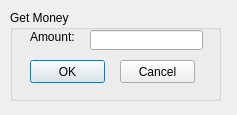
<?xml version="1.0" encoding="UTF-8"?>
<ui version="4.0">
 <class>getMoneyDialog</class>
 <widget class="QDialog" name="getMoneyDialog">
  <property name="geometry">
   <rect>
    <x>0</x>
    <y>0</y>
    <width>237</width>
    <height>115</height>
   </rect>
  </property>
  <property name="windowTitle">
   <string>Get Money info</string>
  </property>
  <property name="windowIcon">
   <iconset>
    <normaloff>../icons/cake_heap_icon.gif</normaloff>../icons/cake_heap_icon.gif</iconset>
  </property>
  <widget class="QGroupBox" name="getMoneyBox">
   <property name="geometry">
    <rect>
     <x>10</x>
     <y>10</y>
     <width>211</width>
     <height>91</height>
    </rect>
   </property>
   <property name="title">
    <string>Get Money</string>
   </property>
   <widget class="QLineEdit" name="amountLineEdit">
    <property name="geometry">
     <rect>
      <x>80</x>
      <y>20</y>
      <width>113</width>
      <height>20</height>
     </rect>
    </property>
   </widget>
   <widget class="QLabel" name="amountLabel">
    <property name="geometry">
     <rect>
      <x>20</x>
      <y>20</y>
      <width>46</width>
      <height>13</height>
     </rect>
    </property>
    <property name="text">
     <string>Amount:</string>
    </property>
   </widget>
   <widget class="QPushButton" name="okButton">
    <property name="geometry">
     <rect>
      <x>20</x>
      <y>50</y>
      <width>75</width>
      <height>23</height>
     </rect>
    </property>
    <property name="text">
     <string>OK</string>
    </property>
   </widget>
   <widget class="QPushButton" name="cancelButton">
    <property name="geometry">
     <rect>
      <x>110</x>
      <y>50</y>
      <width>75</width>
      <height>23</height>
     </rect>
    </property>
    <property name="text">
     <string>Cancel</string>
    </property>
   </widget>
  </widget>
 </widget>
 <resources/>
 <connections/>
</ui>
